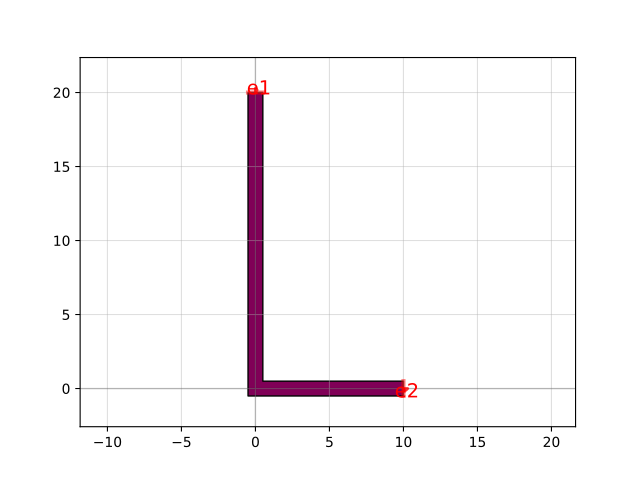

Write Python code to recreate this figure.
import gdsfactory as gf

c = gf.components.L(width=1, size=(10, 20), layer='M3', port_type='electrical')
c.plot()
